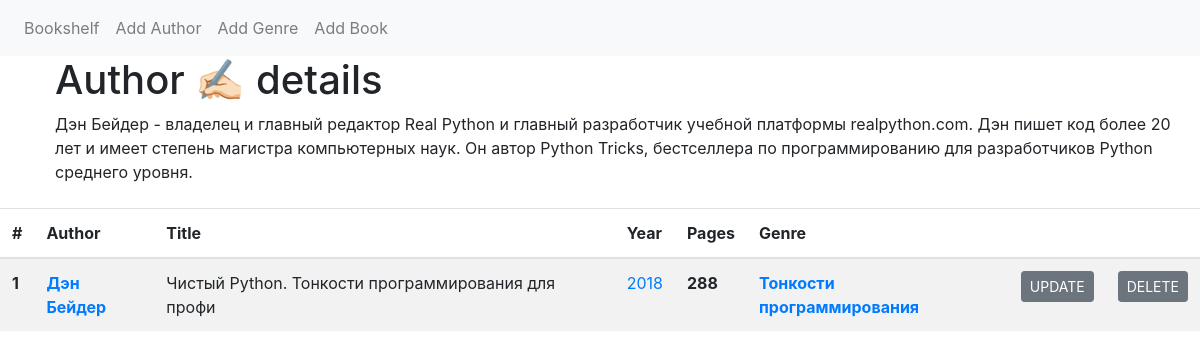
/author/2/, run on the app's committed database.
### models.py (models this page shows)
class Author(Model):
    id = AutoField(primary_key=True, unique=True)
    name = CharField(max_length=255)
    description = TextField(null=True)
    class Meta:
        database = db

class Book(Model):
    id = AutoField(primary_key=True, unique=True)
    author = ForeignKeyField(Author, backref='books')
    title = TextField(null=False)
    year = IntegerField(null=False)
    pages = IntegerField(null=True)
    genre = ForeignKeyField(Genre, backref='books')
    class Meta:
        database = db

class Genre(Model):
    id = AutoField(primary_key=True, unique=True)
    name = CharField(max_length=255)
    description = TextField(null=True)
    class Meta:
        database = db

### app.py (the view)
@app.route('/author/<int:pk>/')
def books_by_author(pk):
    try:
        author = Author.select().where(Author.id == pk).get()
    except DoesNotExist:
        return abort(404)
    return render_template('details.html', table_name=author, page_name='Author ✍🏻')

### templates/details.html (shortened to what this page needs)
{% extends 'index.html' %} {% block body %}
<div class="row" style="margin-left: 2.5em">
  <div class="col-md-12">
    <h1>{{ page_name }} details</h1>
    <p>
      {{ table_name.description if table_name.description is not none else '' }}
    </p>
  </div>
</div>
<div class="container-space">
  <table class="table table-striped">
    <thead>
      <tr>
        <th scope="col">#</th>
        <th scope="col">Author</th>
        <th scope="col">Title</th>
        <th scope="col">Year</th>
        <th scope="col">Pages</th>
        <th scope="col">Genre</th>
        <th scope="col"></th>
        <th scope="col"></th>
      </tr>
    </thead>
    <tbody>
      {% for book in table_name.books.select() %}
      <tr>
        <th scope="row">{{loop.index}}</th>
        <th><a href="/author/{{table_name.id}}/">{{book.author.name}}</a></th>
        <td>{{book.title}}</td>
        <td><a href="/year/{{book.year}}/">{{book.year}}</a></td>
        <th>{{book.pages}}</th>
        <th><a href="/genre/{{book.genre.id}}/">{{book.genre.name}}</a></th>
        <th>
          <form method="get" action="/update/book/{{book.id}}">
            <input
              type="submit"
              value="UPDATE"
              class="btn btn-secondary btn-sm"
            />
          </form>
        </th>
        <th>
          <form method="get" action="delete/book/{{book.id}}">
            <input
              type="submit"
              value="DELETE"
              class="btn btn-secondary btn-sm"
            />
          </form>
        </th>
        {% endfor %}
      </tr>
    </tbody>
  </table>
</div>
{% endblock %}

### data on the page
Author: description "Дэн Бейдер - владелец и главный редактор Real Python и главный разработчик учебной платформы realpython.com. Дэн пишет код более 20 лет и имеет степень магистра компьютерных наук. Он автор Python Tricks, бестселлера по программированию для разработчиков Python среднего уровня."
Book: author.name "Дэн Бейдер", title "Чистый Python. Тонкости программирования для профи", year "2018", pages "288", genre.name "Тонкости программирования"

### other printed values
{{ page_name }} "Author ✍🏻"
